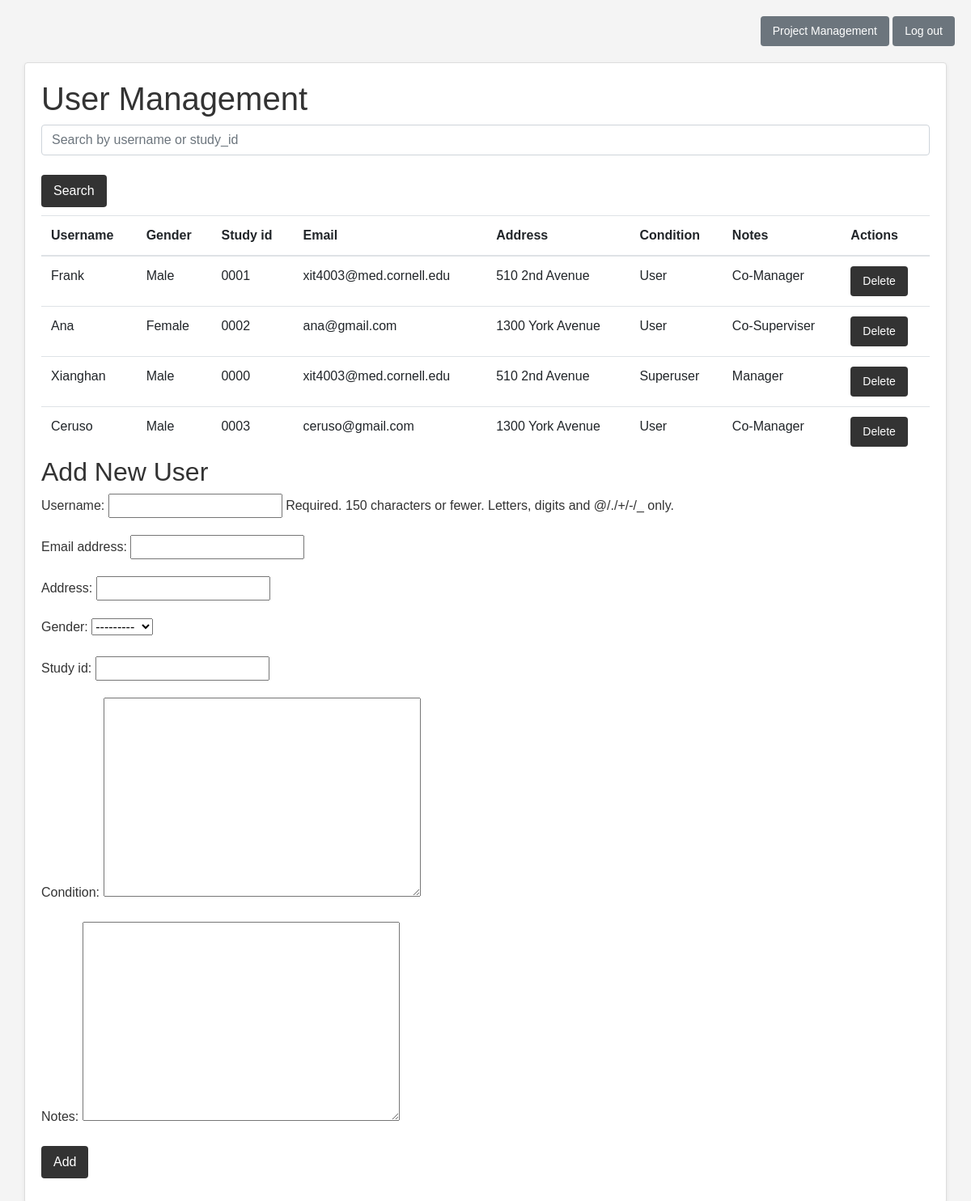
Page /users/ (signed in) on the committed database.
### projects/models.py (models this page shows)
class CustomUser(AbstractUser):
    GENDER_CHOICES = (
        ('Male', 'Male'),
        ('Female', 'Female'),
        ('Other', 'Other'),
    )
    address = models.CharField(max_length=255)
    gender = models.CharField(max_length=10, choices=GENDER_CHOICES)
    study_id = models.CharField(max_length=50)
    condition = models.TextField()
    notes = models.TextField()

### projects/views.py (the view)
# urls.py: path('users/', views.user_management, name='user_management'),
@login_required
def user_management(request):
    if request.method == 'POST':
        form = CustomUserForm(request.POST)
        if form.is_valid():
            form.save()
            return redirect('user_management')
    else:
        form = CustomUserForm()
    query = request.GET.get('search', '')
    if query:
        users = CustomUser.objects.filter(Q(username__icontains=query) | Q(study_id__icontains=query))
    else:
        users = CustomUser.objects.all()
    context = {
        'form': form,
        'users': users
    }
    return render(request, 'user_management.html', context)

### projects/forms.py
class CustomUserForm(forms.ModelForm):
    class Meta:
        model = CustomUser
        fields = ['username', 'email', 'address', 'gender', 'study_id', 'condition', 'notes']

### projects/templates/user_management.html (shortened to what this page needs)
<!DOCTYPE html>
<html lang="en">
<head>
    <link rel="stylesheet" href="https://maxcdn.bootstrapcdn.com/bootstrap/4.5.2/css/bootstrap.min.css">
    {% load static %}
    <link rel="stylesheet" href="{% static 'css/user_management.css' %}">
</head>
<body>
<div class="header-links">
    <a href="{% url 'project_list' %}" class="btn btn-secondary btn-sm">Project Management</a>
    <a href="{% url 'login' %}" class="btn btn-secondary btn-sm">Log out</a>
</div>
<div class="container">
<h1>User Management</h1>
<form method="get" class="form-group">
    <input type="text" name="search" placeholder="Search by username or study_id" class="form-control">
    <br>
    <button type="submit" class="btn btn-info">Search</button>
</form>
<table class="table table-hover">
    <thead>
        <tr>
            <th>Username</th>
            <th>Gender</th>
            <th>Study id</th>
            <th>Email</th>
            <th>Address</th>
            <th>Condition</th>
            <th>Notes</th>
            <th>Actions</th>
        </tr>
    </thead>
    <tbody>
        {% for user in users %}
            <tr>
                <td>{{ user.username }}</td>
                <td>{{ user.gender }}</td>
                <td>{{ user.study_id }}</td>
                <td>{{ user.email }}</td>
                <td>{{ user.address }}</td>
                <td>{{ user.condition }}</td>
                <td>{{ user.notes }}</td>
                <td>
                    <a href="{% url 'delete_user' user.id %}" class="btn btn-danger btn-sm" onclick="return confirm('Are you sure you want to delete this user?')">Delete</a>
                </td>
            </tr>
        {% endfor %}
    </tbody>
</table>
    <h2>Add New User</h2>
    <form method="post" class="form-group">
        {{ form.as_p }}
        <button type="submit" class="btn btn-info">Add</button>
    </form>
</div>
</body>
</html>

### static/css/user_management.css (style rules this page uses)
body { font-family: 'Arial', sans-serif; background-color: #f4f4f4; color: #333; margin: 0; padding: 20px; }
.header-links { text-align: right; margin-bottom: 20px; }
.container { background-color: #fff; border: 1px solid #ddd; border-radius: .25rem; box-shadow: 0 .125rem .25rem rgba(0,0,0,.075); padding: 20px; margin-bottom: 20px; }
.table { margin-bottom: 0; }
.btn-info { background-color: #333; }
.btn-danger { background-color: #333; }
.form-group { margin-bottom: 10px; }
.btn { cursor: pointer; padding: 8px 15px; border-radius: 4px; border: none; color: white; }

### rows in the picture
CustomUser: username "Frank", gender "Male", study_id "0001", email "xit4003@med.cornell.edu", address "510 2nd Avenue", condition "User", notes "Co-Manager"
CustomUser: username "Ana", gender "Female", study_id "0002", email "ana@gmail.com", address "1300 York Avenue", condition "User", notes "Co-Superviser"
CustomUser: username "Xianghan", gender "Male", study_id "0000", email "xit4003@med.cornell.edu", address "510 2nd Avenue", condition "Superuser", notes "Manager"
CustomUser: username "Ceruso", gender "Male", study_id "0003", email "ceruso@gmail.com", address "1300 York Avenue", condition "User", notes "Co-Manager"
